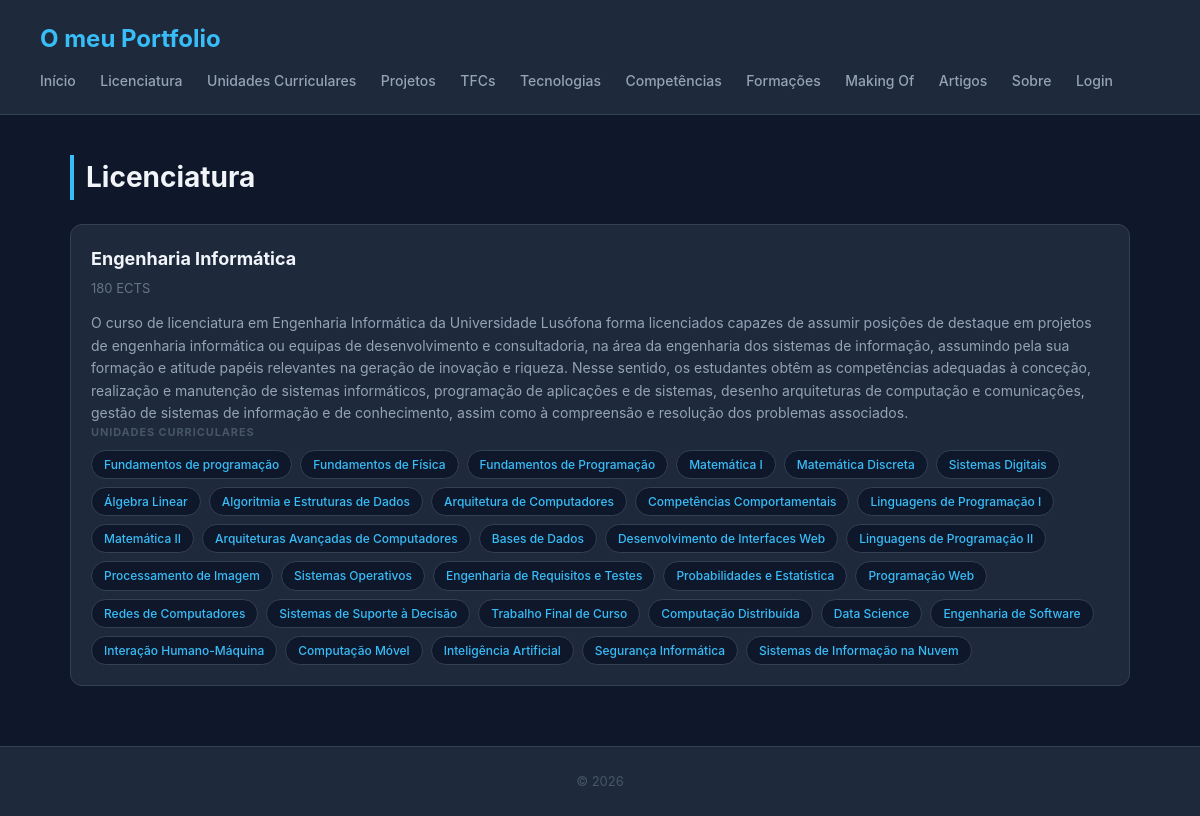
The app's page /licenciaturas/ with its own data.
### portfolio/models.py (models this page shows, shortened)
class Licenciatura(models.Model):
    nome = models.CharField(max_length=100)
    apresentacao = models.TextField()
    competencias = models.TextField()
    ects = models.IntegerField()

class UnidadeCurricular(models.Model):
    nome = models.CharField(max_length=100)
    ano = models.IntegerField()
    semestre = models.CharField(max_length=20)
    ects = models.IntegerField()
    imagem = models.ImageField(upload_to='cadeiras/', null=True, blank=True)
    link = models.URLField(max_length=300, null=True, blank=True)
    licenciatura = models.ForeignKey(Licenciatura, on_delete=models.CASCADE, related_name='unidades_curriculares')
    docentes = models.ManyToManyField(Docente, related_name='unidades_curriculares')

### portfolio/views.py (the view)
# urls.py: path('licenciaturas/', views.licenciaturas_view, name='licenciaturas'),
def licenciaturas_view(request):
    licenciaturas = Licenciatura.objects.prefetch_related('unidades_curriculares').all()
    return render(request, "portfolio/licenciaturas.html", {'licenciaturas': licenciaturas})

### portfolio/templates/portfolio/licenciaturas.html
{% extends "portfolio/base.html" %}
{% block content %}
<h2>Licenciatura</h2>
<section>
    {% for licenciatura in licenciaturas %}
    <article>
        <header>
            <h3>{{ licenciatura.nome }}</h3>
            <p>{{ licenciatura.ects }} ECTS</p>
        </header>
        <section>
            <p>{{ licenciatura.apresentacao }}</p>
            <h4>Unidades Curriculares</h4>
            <ul>
                {% for uc in licenciatura.unidades_curriculares.all %}
                    <li>{{ uc.nome }}</li>
                {% endfor %}
            </ul>
        </section>
    </article>
    {% endfor %}
</section>
{% endblock %}

### portfolio/static/portfolio/styles.css (style rules this page uses)
* { box-sizing: border-box; margin: 0; padding: 0; }
body { font-family: "Inter", "Segoe UI", system-ui, sans-serif; background: #0f172a; color: #e2e8f0; line-height: 1.6; }
h2 { font-size: 28px; margin-bottom: 24px; color: #f1f5f9; border-left: 4px solid #38bdf8; padding-left: 12px; }
section > article { background: #1e293b; border: 1px solid #334155; border-radius: 12px; padding: 20px; margin-bottom: 16px; transition: all 0.25s ease; }
article > header h3 { font-size: 18px; color: #f1f5f9; margin-bottom: 4px; }
article > header p { font-size: 13px; color: #64748b; }
article > section { margin-top: 14px; }
article > section h4 { font-size: 11px; text-transform: uppercase; letter-spacing: 0.08em; color: #475569; margin-bottom: 8px; }
article > section p { font-size: 14px; color: #94a3b8; }
article > section ul { list-style: none; display: flex; flex-wrap: wrap; gap: 8px; margin-top: 6px; }
article > section ul li { background: #0f172a; border: 1px solid #334155; color: #38bdf8; padding: 4px 12px; border-radius: 999px; font-size: 12px; font-weight: 500; }

### records on screen
Licenciatura: nome "Engenharia Informática", ects "180", apresentacao "O curso de licenciatura em Engenharia Informática da Universidade Lusófona forma licenciados capazes de assumir posições de destaque em projetos de engenharia informática ou equipas de desenvolvimento e consultadoria, na área da engenharia dos sistemas de informação, assumindo pela sua formação e atitude papéis relevantes na geração de inovação e riqueza. Nesse sentido, os estudantes obtêm as competências adequadas à conceção, realização e manutenção de sistemas informáticos, programação de aplicações e de sistemas, desenho arquiteturas de computação e comunicações, gestão de sistemas de informação e de conhecimento, assim como à compreensão e resolução dos problemas associados."
UnidadeCurricular: nome "Fundamentos de programação"
UnidadeCurricular: nome "Fundamentos de Física"
UnidadeCurricular: nome "Fundamentos de Programação"
UnidadeCurricular: nome "Matemática I"
UnidadeCurricular: nome "Matemática Discreta"
UnidadeCurricular: nome "Sistemas Digitais"
UnidadeCurricular: nome "Álgebra Linear"
UnidadeCurricular: nome "Algoritmia e Estruturas de Dados"
UnidadeCurricular: nome "Arquitetura de Computadores"
UnidadeCurricular: nome "Competências Comportamentais"
UnidadeCurricular: nome "Linguagens de Programação I"
UnidadeCurricular: nome "Matemática II"
UnidadeCurricular: nome "Arquiteturas Avançadas de Computadores"
UnidadeCurricular: nome "Bases de Dados"
UnidadeCurricular: nome "Desenvolvimento de Interfaces Web"
UnidadeCurricular: nome "Linguagens de Programação II"
UnidadeCurricular: nome "Processamento de Imagem"
UnidadeCurricular: nome "Sistemas Operativos"
UnidadeCurricular: nome "Engenharia de Requisitos e Testes"
UnidadeCurricular: nome "Probabilidades e Estatística"
UnidadeCurricular: nome "Programação Web"
UnidadeCurricular: nome "Redes de Computadores"
UnidadeCurricular: nome "Sistemas de Suporte à Decisão"
UnidadeCurricular: nome "Trabalho Final de Curso"
UnidadeCurricular: nome "Computação Distribuída"
UnidadeCurricular: nome "Data Science"
UnidadeCurricular: nome "Engenharia de Software"
UnidadeCurricular: nome "Interação Humano-Máquina"
UnidadeCurricular: nome "Computação Móvel"
UnidadeCurricular: nome "Inteligência Artificial"
UnidadeCurricular: nome "Segurança Informática"
UnidadeCurricular: nome "Sistemas de Informação na Nuvem"
